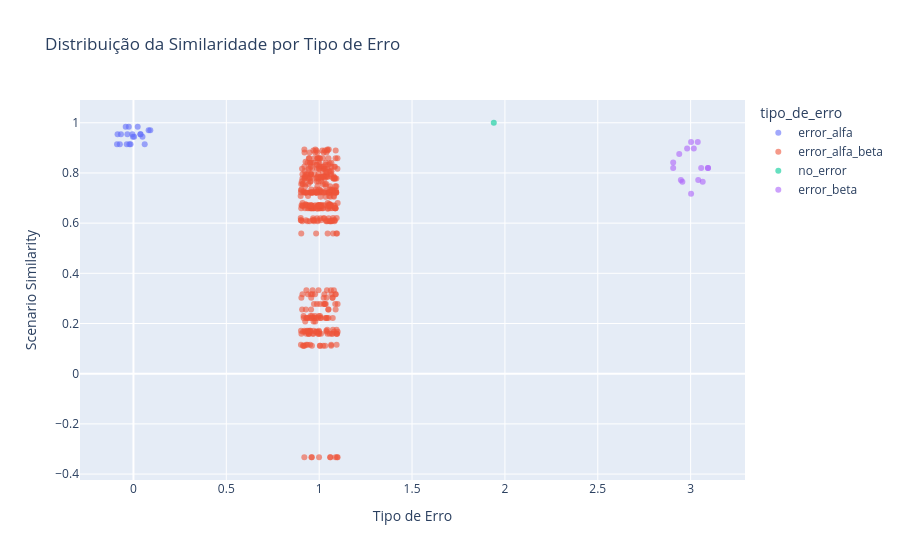

The notebook cell this image was saved under:
### Code cell
import plotly.express as px
import numpy as np

# Convertendo a coluna 'tipo_de_erro' para uma representação numérica temporária
given_then_df['tipo_de_erro_num'] = pd.factorize(given_then_df['tipo_de_erro'])[0]  # Converte para números
given_then_df['tipo_de_erro_jittered'] = given_then_df['tipo_de_erro_num'] + np.random.uniform(-0.1, 0.1, given_then_df.shape[0])

# Criando o scatter plot com jitter aplicado
fig = px.scatter(given_then_df, x='tipo_de_erro_jittered', y='Scenario Similarity', 
                 color='tipo_de_erro', 
                 title='Distribuição da Similaridade por Tipo de Erro',
                 labels={'Scenario Similarity': 'Scenario Similarity', 'tipo_de_erro_jittered': 'Tipo de Erro'},
                 opacity=0.6,
                 hover_data={
                     'desired_given_exp': True, 
                     'candidate_given_exp': True,
                     'Penality Given': True,
                     'Global Similarity Given': True,
                     'Final Similarity Given': True,
                     'desired_then_exp': True, 
                     'candidate_then_exp': True,
                     'Penality Then': True,
                     'Global Similarity Then': True,
                     'Final Similarity Then': True,
                     '#given_plus': True,
                     '#given_less': True,
                     '#then_plus': True, 
                     '#then_less': True
                 })

# Exibir o gráfico
fig.show()

### Figure 1 — Plotly figure (JSON) as saved in the notebook; plotly's stock layout.template omitted (floating-point values rounded to 4 significant figures; data arrays with more than 128 entries replaced by an {"elided": "..."} marker saying what was removed)
{"data": [{"customdata": {"elided": "20x14 mixed values"}, "hovertemplate": "tipo_de_erro=error_alfa<br>Tipo de Erro=%{x}<br>Scenario Similarity=%{y}<br>desired_given_exp=%{customdata[0]}<br>candidate_given_exp=%{customdata[1]}<br>Penality Given=%{customdata[2]}<br>Global Similarity Given=%{customdata[3]}<br>Final Similarity Given=%{customdata[4]}<br>desired_then_exp=%{customdata[5]}<br>candidate_then_exp=%{customdata[6]}<br>Penality Then=%{customdata[7]}<br>Global Similarity Then=%{customdata[8]}<br>Final Similarity Then=%{customdata[9]}<br>#given_plus=%{customdata[10]}<br>#given_less=%{customdata[11]}<br>#then_plus=%{customdata[12]}<br>#then_less=%{customdata[13]}<extra></extra>", "legendgroup": "error_alfa", "marker": {"color": "#636efa", "opacity": 0.6, "symbol": "circle"}, "mode": "markers", "name": "error_alfa", "orientation": "v", "showlegend": true, "type": "scatter", "x": [-0.08856, -0.01556, 0.0487, 0.0606, -0.0359, -0.002795, -0.02161, -0.07329, 0.003566, -0.08553, -0.0673, -0.02506, 0.03731, -0.005704, 0.02285, -0.03265, 0.03823, -0.04165, 0.08173, 0.0908], "xaxis": "x", "y": [0.914, 0.914, 0.944, 0.914, 0.914, 0.944, 0.914, 0.914, 0.944, 0.954, 0.954, 0.984, 0.954, 0.954, 0.984, 0.954, 0.954, 0.984, 0.97, 0.97], "yaxis": "y"}, {"customdata": {"elided": "429x14 mixed values"}, "hovertemplate": "tipo_de_erro=error_alfa_beta<br>Tipo de Erro=%{x}<br>Scenario Similarity=%{y}<br>desired_given_exp=%{customdata[0]}<br>candidate_given_exp=%{customdata[1]}<br>Penality Given=%{customdata[2]}<br>Global Similarity Given=%{customdata[3]}<br>Final Similarity Given=%{customdata[4]}<br>desired_then_exp=%{customdata[5]}<br>candidate_then_exp=%{customdata[6]}<br>Penality Then=%{customdata[7]}<br>Global Similarity Then=%{customdata[8]}<br>Final Similarity Then=%{customdata[9]}<br>#given_plus=%{customdata[10]}<br>#given_less=%{customdata[11]}<br>#then_plus=%{customdata[12]}<br>#then_less=%{customdata[13]}<extra></extra>", "legendgroup": "error_alfa_beta", "marker": {"color": "#EF553B", "opacity": 0.6, "symbol": "circle"}, "mode": "markers", "name": "error_alfa_beta", "orientation": "v", "showlegend": true, "type": "scatter", "x": {"elided": "429 float values"}, "xaxis": "x", "y": {"elided": "429 float values"}, "yaxis": "y"}, {"customdata": [["battery >= 10 AND satellite_count >= 7 AND wind_speed <= 36", "battery >= 10 AND satellite_count >= 7 AND wind_speed <= 36", 0, 1, 1, "height >= 30 AND source_distance == 0", "height >= 30 AND source_distance == 0", 0, 1, 1, 0, 0, 0, 0]], "hovertemplate": "tipo_de_erro=no_error<br>Tipo de Erro=%{x}<br>Scenario Similarity=%{y}<br>desired_given_exp=%{customdata[0]}<br>candidate_given_exp=%{customdata[1]}<br>Penality Given=%{customdata[2]}<br>Global Similarity Given=%{customdata[3]}<br>Final Similarity Given=%{customdata[4]}<br>desired_then_exp=%{customdata[5]}<br>candidate_then_exp=%{customdata[6]}<br>Penality Then=%{customdata[7]}<br>Global Similarity Then=%{customdata[8]}<br>Final Similarity Then=%{customdata[9]}<br>#given_plus=%{customdata[10]}<br>#given_less=%{customdata[11]}<br>#then_plus=%{customdata[12]}<br>#then_less=%{customdata[13]}<extra></extra>", "legendgroup": "no_error", "marker": {"color": "#00cc96", "opacity": 0.6, "symbol": "circle"}, "mode": "markers", "name": "no_error", "orientation": "v", "showlegend": true, "type": "scatter", "x": [1.94], "xaxis": "x", "y": [1], "yaxis": "y"}, {"customdata": {"elided": "15x14 mixed values"}, "hovertemplate": "tipo_de_erro=error_beta<br>Tipo de Erro=%{x}<br>Scenario Similarity=%{y}<br>desired_given_exp=%{customdata[0]}<br>candidate_given_exp=%{customdata[1]}<br>Penality Given=%{customdata[2]}<br>Global Similarity Given=%{customdata[3]}<br>Final Similarity Given=%{customdata[4]}<br>desired_then_exp=%{customdata[5]}<br>candidate_then_exp=%{customdata[6]}<br>Penality Then=%{customdata[7]}<br>Global Similarity Then=%{customdata[8]}<br>Final Similarity Then=%{customdata[9]}<br>#given_plus=%{customdata[10]}<br>#given_less=%{customdata[11]}<br>#then_plus=%{customdata[12]}<br>#then_less=%{customdata[13]}<extra></extra>", "legendgroup": "error_beta", "marker": {"color": "#ab63fa", "opacity": 0.6, "symbol": "circle"}, "mode": "markers", "name": "error_beta", "orientation": "v", "showlegend": true, "type": "scatter", "x": [2.981, 3.017, 2.906, 3.038, 2.906, 3.093, 2.955, 3.002, 3.093, 3.057, 3.065, 2.939, 2.947, 3.041, 3.002], "xaxis": "x", "y": [0.897, 0.897, 0.842, 0.923, 0.82, 0.82, 0.765, 0.923, 0.82, 0.82, 0.765, 0.875, 0.772, 0.772, 0.717], "yaxis": "y"}], "layout": {"legend": {"title": {"text": "tipo_de_erro"}, "tracegroupgap": 0}, "title": {"text": "Distribuição da Similaridade por Tipo de Erro"}, "xaxis": {"anchor": "y", "domain": [0, 1], "title": {"text": "Tipo de Erro"}}, "yaxis": {"anchor": "x", "domain": [0, 1], "title": {"text": "Scenario Similarity"}}}}
